Frame 1 (no input): blank canvas, image omitted
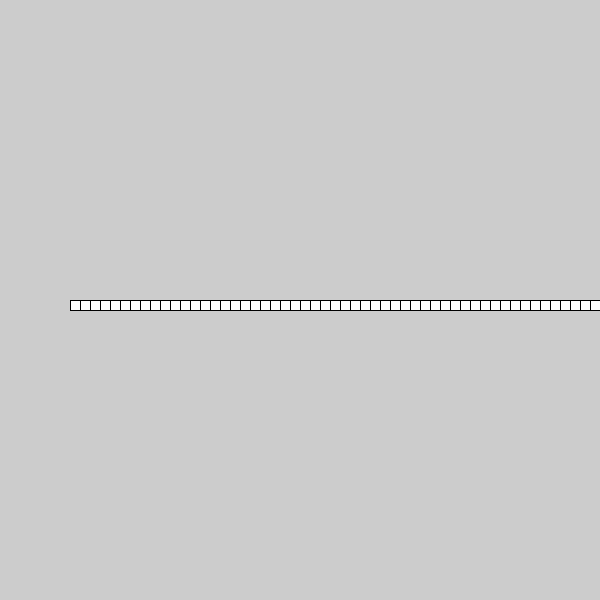
Frame 60 (the mouse pressed at the canvas centre just before this capture)
Frame 120 (the mouse held since frame 60 and released just before this capture): identical to frame 60, image omitted

The Processing sketch that drew this single still picture (run headless with seeded random() and noise(); from frame 60 on, the mouse is pressed at the canvas centre):

// Processing sketch: processing_183466
// ── processing_183466.pde

float gato = 60;
void setup() {
  size(600,600);
}
void draw() {
  gato=gato + 10
 ;
 rect(gato,300,10,10);
}
  
